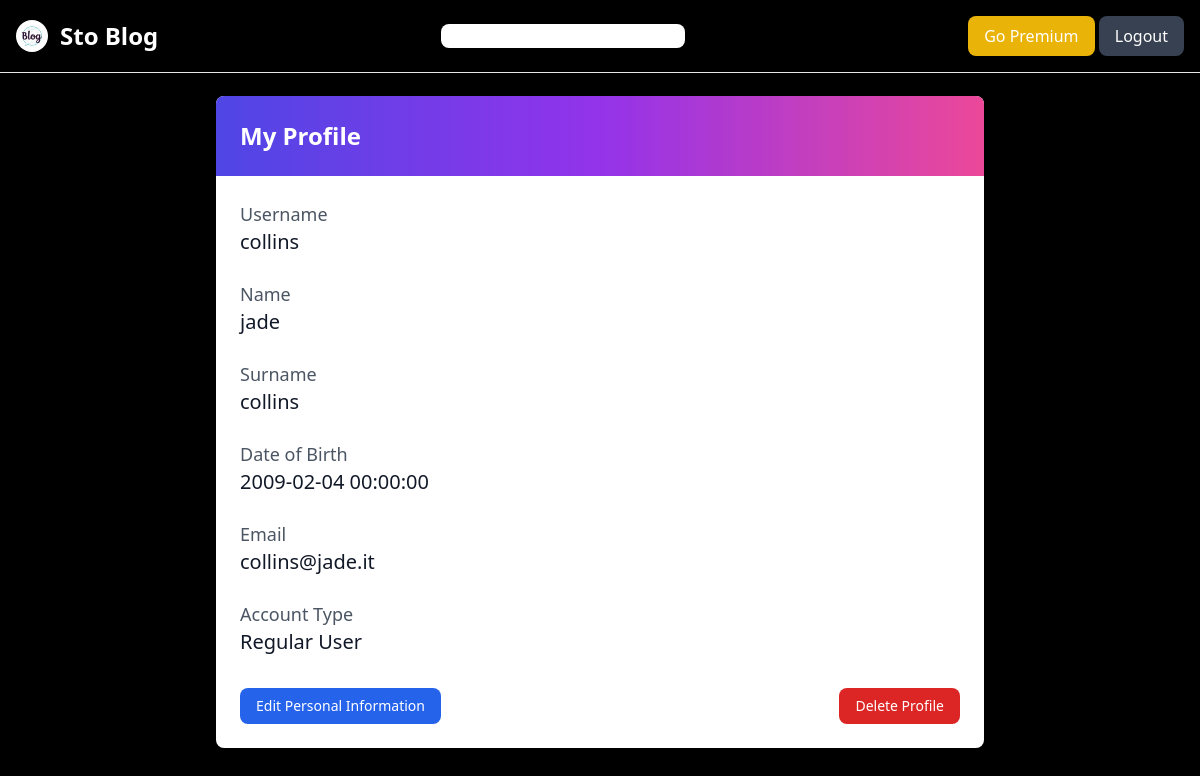
Screenshot of /depaolis_giada/php/profile.php (signed in) with the database file from the repository.
### tables this page shows
CREATE TABLE `user` (
  `id` int(4) NOT NULL,
  `username` varchar(20) NOT NULL,
  `name` varchar(20) NOT NULL,
  `surname` varchar(20) NOT NULL,
  `email` varchar(255) NOT NULL,
  `date_of_birth` datetime NOT NULL DEFAULT current_timestamp(),
  `password` varchar(255) NOT NULL,
  `is_premium` tinyint(1) NOT NULL
);

### depaolis_giada/php/profile.php (the view, shortened to what this page needs)
<?php
include('header.php');
$dati_user = $ris_user = $ris_blog = $username = '';
if (isset($_SESSION['username'])) {
    $username = mysqli_real_escape_string($conn, $_SESSION['username']);
    $sqlUser = "SELECT * FROM user WHERE username = '$username'";
    $ris_user = mysqli_query($conn, $sqlUser);
    if ($ris_user && mysqli_num_rows($ris_user) > 0) {
        $dati_user = mysqli_fetch_assoc($ris_user);
    } else {
        die("Error fetching user data: " . mysqli_error($conn));
    }
} else {
    die("Unauthorized access: Please log in.");
}
?>
<html>
<head>
    <script src="https://cdn.tailwindcss.com"></script>
</head>
<body class="bg-black text-white">
    <div class="max-w-3xl mx-auto bg-white shadow-lg rounded-lg overflow-hidden">
        <div class="bg-gradient-to-r from-indigo-600 via-purple-600 to-pink-500 p-6">
            <div class="flex justify-between items-center">
                <h1 class="text-2xl font-bold text-white">My Profile</h1>
            </div>
        </div>
        <div class="p-6 space-y-8">
            <div class="grid grid-cols-1 md:grid-cols-2 gap-8">
                <div class="space-y-6">
                    <div>
                        <h2 class="text-lg font-medium text-gray-600">Username</h2>
                        <p class="text-xl text-gray-900"><?php echo htmlspecialchars($dati_user['username'] ?? ''); ?>
                        </p>
                    </div>
                    <div>
                        <h2 class="text-lg font-medium text-gray-600">Name</h2>
                        <p class="text-xl text-gray-900"><?php echo htmlspecialchars($dati_user['name'] ?? 'N/A'); ?></p>
                    </div>
                    <div>
                        <h2 class="text-lg font-medium text-gray-600">Surname</h2>
                        <p class="text-xl text-gray-900"><?php echo htmlspecialchars($dati_user['surname'] ?? 'N/A'); ?></p>
                    </div>
                    <div>
                        <h2 class="text-lg font-medium text-gray-600">Date of Birth</h2>
                        <p class="text-xl text-gray-900"><?php echo htmlspecialchars($dati_user['date_of_birth'] ?? 'N/A'); ?></p>
                    </div>
                    <div>
                        <h2 class="text-lg font-medium text-gray-600">Email</h2>
                        <p class="text-xl text-gray-900"><?php echo htmlspecialchars($dati_user['email'] ?? 'N/A'); ?></p>
                    </div>
                    <div>
                        <h2 class="text-lg font-medium text-gray-600">Account Type</h2>
                        <p class="text-xl text-gray-900">
                            <?php echo isset($dati_user['is_premium']) && $dati_user['is_premium'] ? 'Premium User' : 'Regular User'; ?>
                        </p>
                    </div>
                </div>
            </div>
            <div class="flex justify-between mt-8 space-x-4">
                <a href="edit_profile.php" class="px-4 py-2 bg-blue-600 text-white rounded-lg text-sm hover:bg-blue-700 focus:outline-none transition duration-200">
                    Edit Personal Information
                </a>
                <a href="delete_profile.php" class="px-4 py-2 bg-red-600 text-white rounded-lg text-sm hover:bg-red-700 focus:outline-none transition duration-200">
                    Delete Profile
                </a>
            </div>
        </div>
    </div>
</body>
</html>

### rows the page displays
user: username "collins", name "jade", surname "collins", date_of_birth "2009-02-04 00:00:00", email "collins@jade.it"
